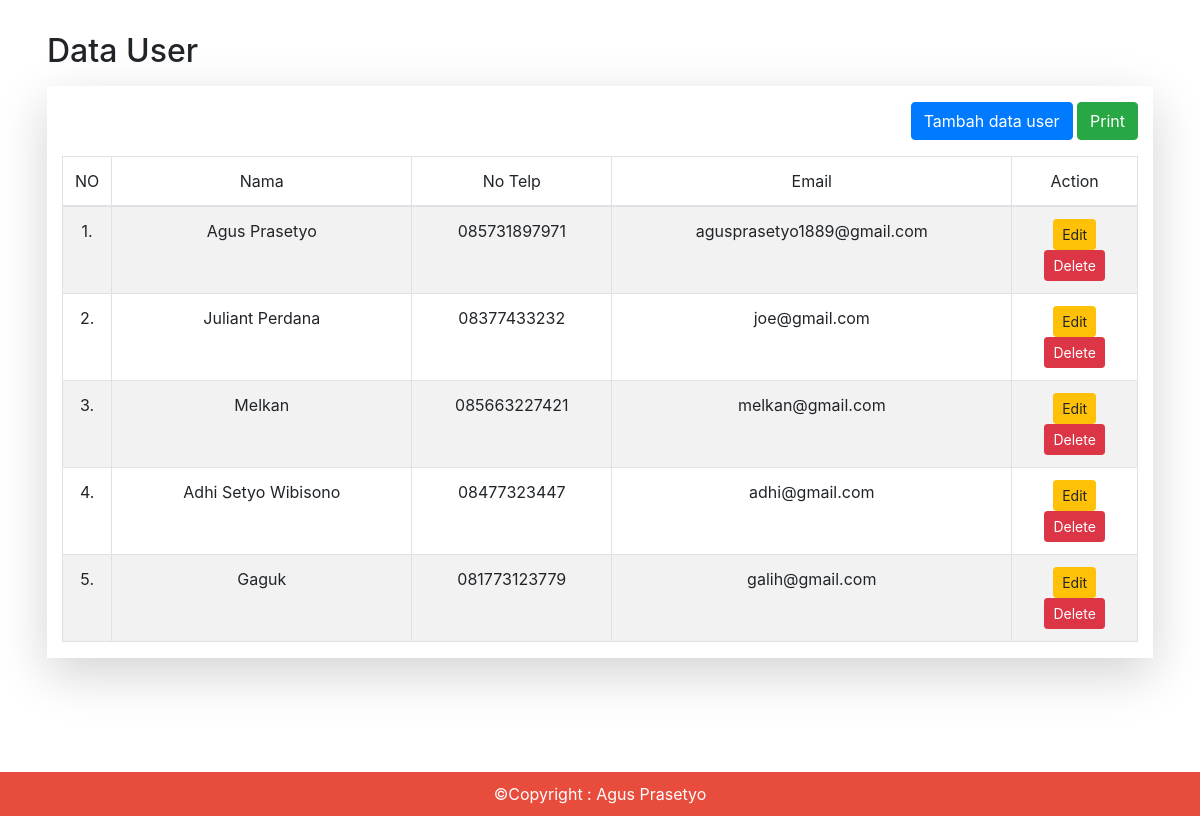
The page / on the database its author committed.
### tables this page shows
CREATE TABLE `user` (
  `id` int(11) NOT NULL,
  `nama` varchar(100) NOT NULL,
  `telp` varchar(15) NOT NULL,
  `email` varchar(100) NOT NULL
);

### function.php (called while the page is built, shortened)
<?php
   include "koneksi/koneksi.php";
   function query($query)
   {
      global $koneksi;
      $result = mysqli_query($koneksi, $query);
      $rows = [];
      while ($data = mysqli_fetch_assoc($result)) {
          $rows[] = $data;
      }
      return $rows;
  }
?>

### index.php (the view)
<?php
   $title = "Data User";
   include "layouts/header.php";
   include "function.php";
   $userList = query("SELECT * FROM user");
?>
<div class="row p-3 m-3">
   <h2 class="card-title mb-3">
      <?= $title ?>
   </h2>
   <div class="col-md-12 bg-white shadow-lg">
      <div class="row">
         <div class="col-md-12 text-right">
            <a href="user-create.php"
               class="btn btn-primary mt-3 mb-3">Tambah data user</a>
            <a href="print.php"
               class="btn btn-success mt-3 mb-3">Print</a>
         </div>
      </div>
      <table class="table table-bordered table-striped table-hover">
         <thead align="center">
            <tr>
               <td width=5>NO</td>
               <td style="width: 300px">Nama</td>
               <td style="width: 200px">No Telp</td>
               <td style="width: 400px">Email</td>
               <td>Action</td>
            </tr>
         </thead>
         <tbody align="center">
            <?php
               $i = 1;
               foreach ($userList as $data) {
            ?>
            <tr>
               <td><?= $i++ ?>.</td>
               <td><?= $data['nama'] ?></td>
               <td><?= $data['telp'] ?></td>
               <td><?= $data['email'] ?></td>
               <td>
                  <a href="user-edit.php?id=<?= $data['id'] ?>"
                     class="btn btn-warning btn-sm">Edit</a>
                  <a href="user-delete.php?id=<?= $data['id'] ?>"
                     onclick="return confirm('Apakah anda ingin menghapus user ini ?')"
                     class="btn btn-danger btn-sm">Delete</a>
               </td>
            </tr>
            <?php } ?>
         </tbody>
      </table>
   </div>
</div>
<?php
   include "layouts/footer.php";
?>

### layouts/header.php (shortened to what this page needs)
<!DOCTYPE html>
<html lang="en">
   <head>
      <link rel="stylesheet" href="./vendors/css/bootstrap.min.css">
      <link rel="stylesheet" href="./css/style.css">
   </head>
   <body>
      <div id="page-container" >
         <div id="content-wrap">
            <div class="col-md-12">

### layouts/footer.php
   </div>
      </div>
         <footer id="footer">
            <div class="footer-copyright text-center">
               ©Copyright : Agus Prasetyo
            </div>
         </footer>
      </div>
   </body>
</html>

### css/style.css (style rules this page uses)
#page-container { position: relative; min-height: 100vh; }
#content-wrap { padding-bottom: 2.5rem; }
#footer { position: absolute; bottom: 0; width: 100%; padding: 10px; background: #e74c3c; color: white; }

### rows shown on the page
user: nama "Agus Prasetyo", telp "085731897971", email "agusprasetyo1889@gmail.com"
user: nama "Juliant Perdana", telp "08377433232", email "joe@gmail.com"
user: nama "Melkan", telp "085663227421", email "melkan@gmail.com"
user: nama "Adhi Setyo Wibisono", telp "08477323447", email "adhi@gmail.com"
user: nama "Gaguk", telp "081773123779", email "galih@gmail.com"

### other values the page prints
$title "Data User"
